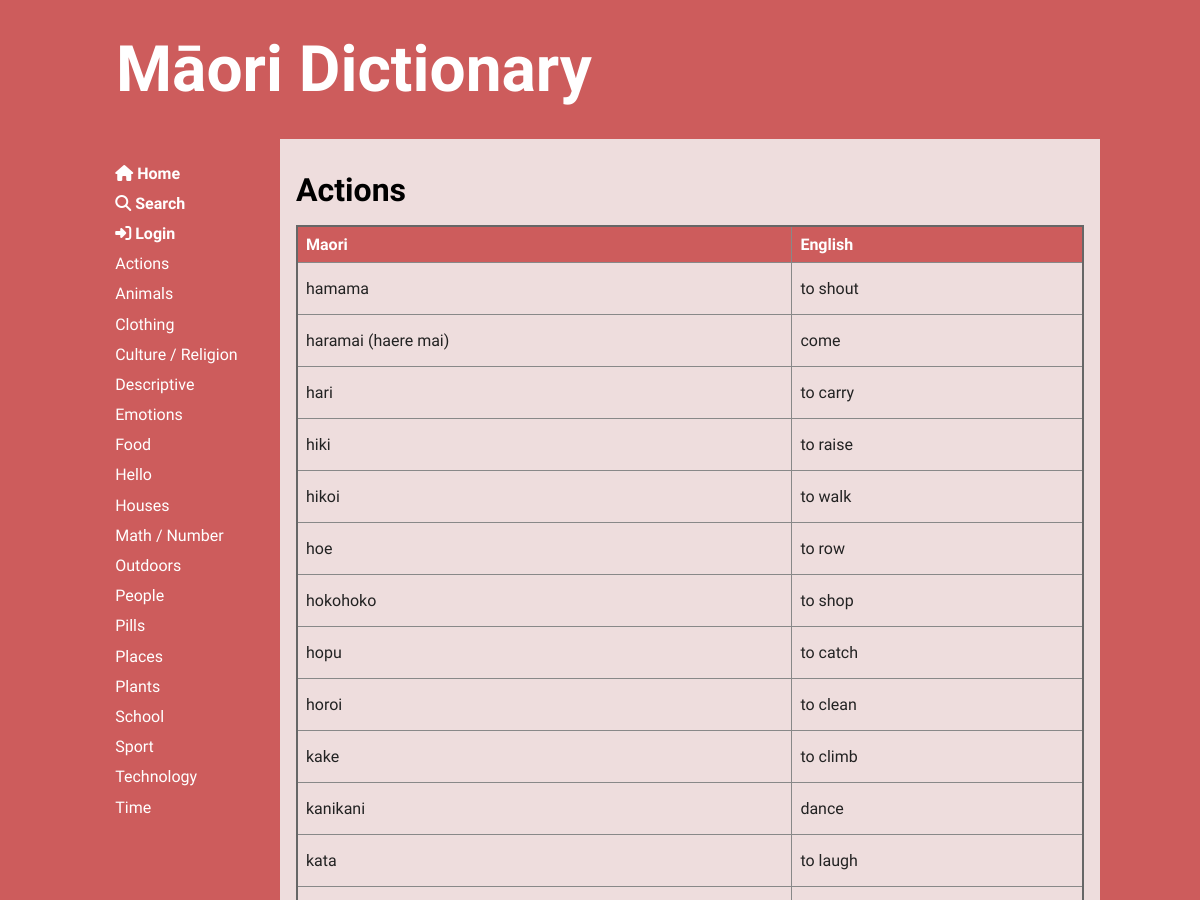
The page /category/1 (upper part) on the database as committed earlier.
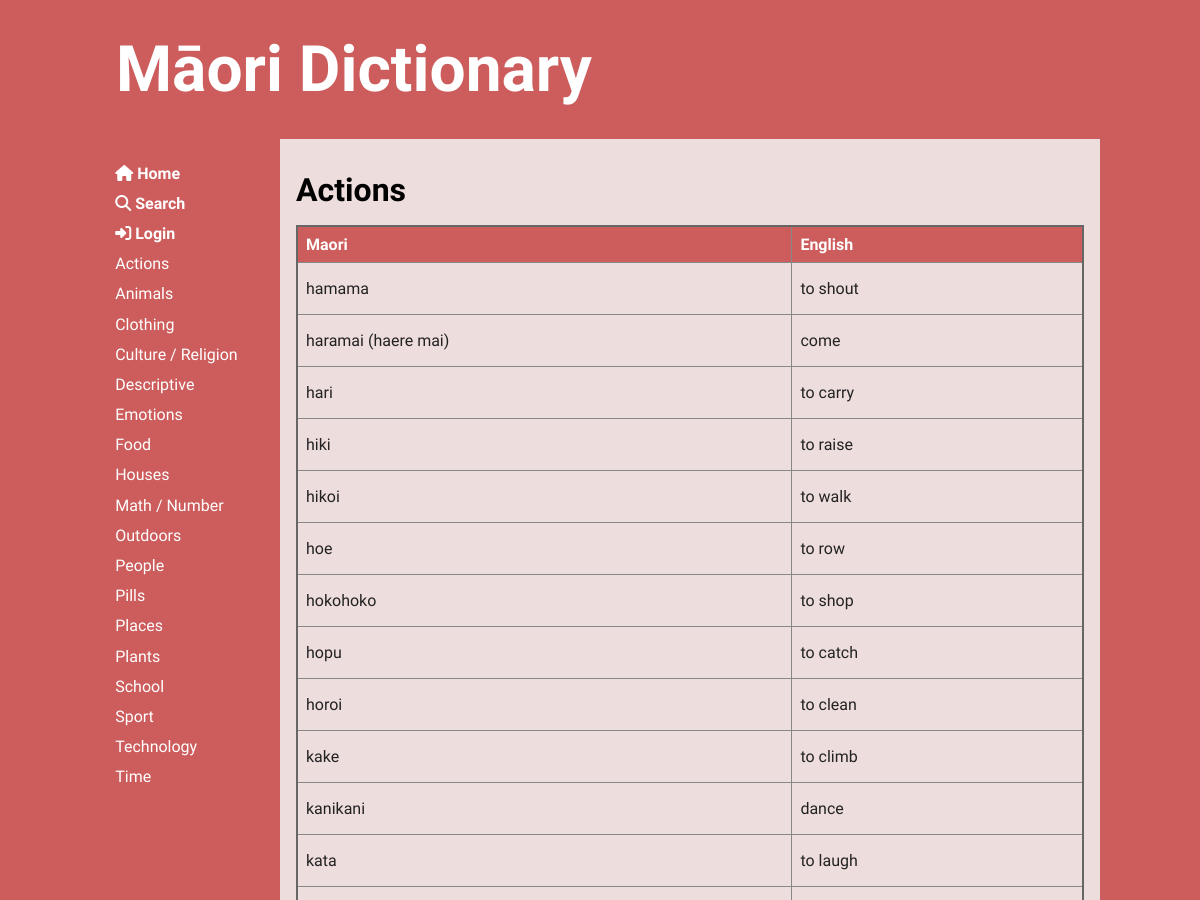
The same page on the database as committed later.
### tables this page shows
CREATE TABLE "categories"
(
	cat_id integer
		constraint Category_pk
			primary key autoincrement,
	category varchar(20)
);

CREATE TABLE "words"
(
	word_id integer
		constraint words_pk
			primary key autoincrement,
	maori varchar(20),
	english varchar(20),
	cat_id integer,
	definition varchar(100),
	word_level integer,
	user_id integer,
	image varchar(50),
	date_added varchar(10)
);

### app.py (the view, shortened to what this page needs)
@app.route('/category/<cat_id>', methods=["GET", "POST"])
def render_category(cat_id):
    con = create_connection(DB_NAME)
    query = """SELECT word_id, maori, english, cat_id, definition, word_level, user_id, image, date_added
            FROM words WHERE cat_id=? ORDER BY maori ASC"""
    cur = con.cursor()
    cur.execute(query, (cat_id,))  # execute query
    word_list = cur.fetchall()  # puts results into list
    query = """SELECT cat_id, category
            FROM categories WHERE cat_id=?"""
    cur = con.cursor()
    cur.execute(query, (cat_id,))  # execute query
    cat_name_list = cur.fetchall()  # puts results into list
    con.close()
    return render_template('category.html', words=word_list, categories=get_categories(),
                           cat_name_list=cat_name_list, logged_in=is_logged_in())

### app.py (called while the page is built)
def create_connection(db_file):
    try:
        connection = sqlite3.connect(db_file)
        return connection
    except Error as e:
        print(e)
    return None

def get_categories():
    con = create_connection(DB_NAME)
    query = """SELECT cat_id, category
            FROM categories
            ORDER BY category ASC"""
    cur = con.cursor()
    cur.execute(query)
    category_list = cur.fetchall()
    con.close()
    return category_list

def is_logged_in():
    if session.get("email") is None:
        print("not logged in")
        return False
    else:  # if email isn't empty then user must be logged in
        print("logged in")
        return True

### templates/category.html (shortened to what this page needs)
{% extends 'base.html' %}
{% block main %}
    <h2>{{ cat_name_list[0][1] }}</h2>
    {% if words|length == 0 %}
        <p class="error">No words in {{ cat_name_list[0][1] }} category</p>
    {% else %}
        <table>
            <tr>
                <th>Maori</th>
                <th>English</th>
            </tr>
            {%  for word in words %}
                <tr id="category-highlight">
                    <td><a href="/word/{{ word[0] }}"><p>{{ word[1] }}</p></a></td>
                    <td><a href="/word/{{ word[0] }}"><p>{{ word[2] }}</p></a></td>
                </tr>
            {%  endfor %}
        </table>
    {% endif %}
{% endblock %}

### templates/base.html (shortened to what this page needs)
<!doctype html>
<html lang="en">
<head>
	<link href="{{ url_for('static', filename='css/style.css') }}" rel="stylesheet">
</head>
<body>
	<div id="container">
		<header>
			<a href="/"><h1>Māori Dictionary</h1></a>
		</header>
		<nav>
			<ul>
                <li>
                    <a href="/">
                        <i class="fas fa-home"></i><b> Home</b><br>
                    </a>
                    <a href="/search">
                        <i class="fas fa-search"></i><b> Search</b><br>
                    </a>
                    {% if logged_in %}
                        <a href="/logout"><i class="fas fa-sign-out-alt"></i><b> Log Out</b><br></a>
                    {%  else %}
                        <a href="/login"><i class="fas fa-sign-in-alt"></i><b> Login</b><br></a>
                    {%  endif %}
                    {% for category in categories %}
                        <a href="/category/{{ category[0] }}">
                            {{ category[1] }} <br/>
                        </a>
                    {% endfor %}
                    <br><br>
                </li>
			</ul>
		</nav>
		<main>
            {% block main%}{% endblock %}
        </main>
	</div>
</body>
</html>

Rows that differ between the two databases and show on the page:
removed categories: category "Hello"
